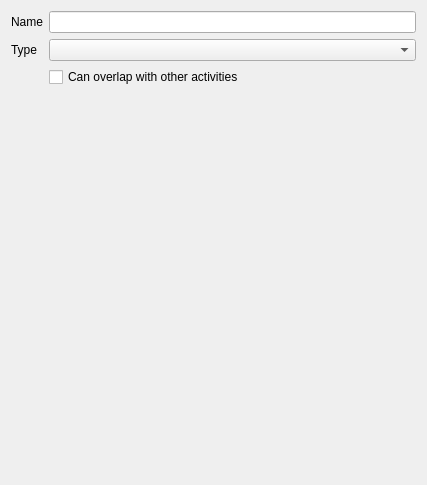
<?xml version="1.0" encoding="UTF-8"?>
<ui version="4.0">
 <class>ActivityWizardNameAndTypePage</class>
 <widget class="QWizardPage" name="ActivityWizardNameAndTypePage">
  <property name="geometry">
   <rect>
    <x>0</x>
    <y>0</y>
    <width>427</width>
    <height>485</height>
   </rect>
  </property>
  <property name="windowTitle">
   <string>Activity Name and Type</string>
  </property>
  <property name="title">
   <string>Activity Name and Type</string>
  </property>
  <property name="subTitle">
   <string>Fill in activity name and select its type.</string>
  </property>
  <layout class="QFormLayout" name="formLayout">
   <item row="0" column="0">
    <widget class="QLabel" name="nameLabel">
     <property name="text">
      <string>Name</string>
     </property>
     <property name="buddy">
      <cstring>nameEdit</cstring>
     </property>
    </widget>
   </item>
   <item row="0" column="1">
    <widget class="QLineEdit" name="nameEdit">
     <property name="maxLength">
      <number>64</number>
     </property>
    </widget>
   </item>
   <item row="1" column="0">
    <widget class="QLabel" name="typeLabel">
     <property name="text">
      <string>Type</string>
     </property>
     <property name="buddy">
      <cstring>typeComboBox</cstring>
     </property>
    </widget>
   </item>
   <item row="1" column="1">
    <widget class="QComboBox" name="typeComboBox"/>
   </item>
   <item row="2" column="1">
    <widget class="QCheckBox" name="overlapCheckBox">
     <property name="text">
      <string>Can overlap with other activities</string>
     </property>
    </widget>
   </item>
  </layout>
 </widget>
 <resources/>
 <connections/>
</ui>
